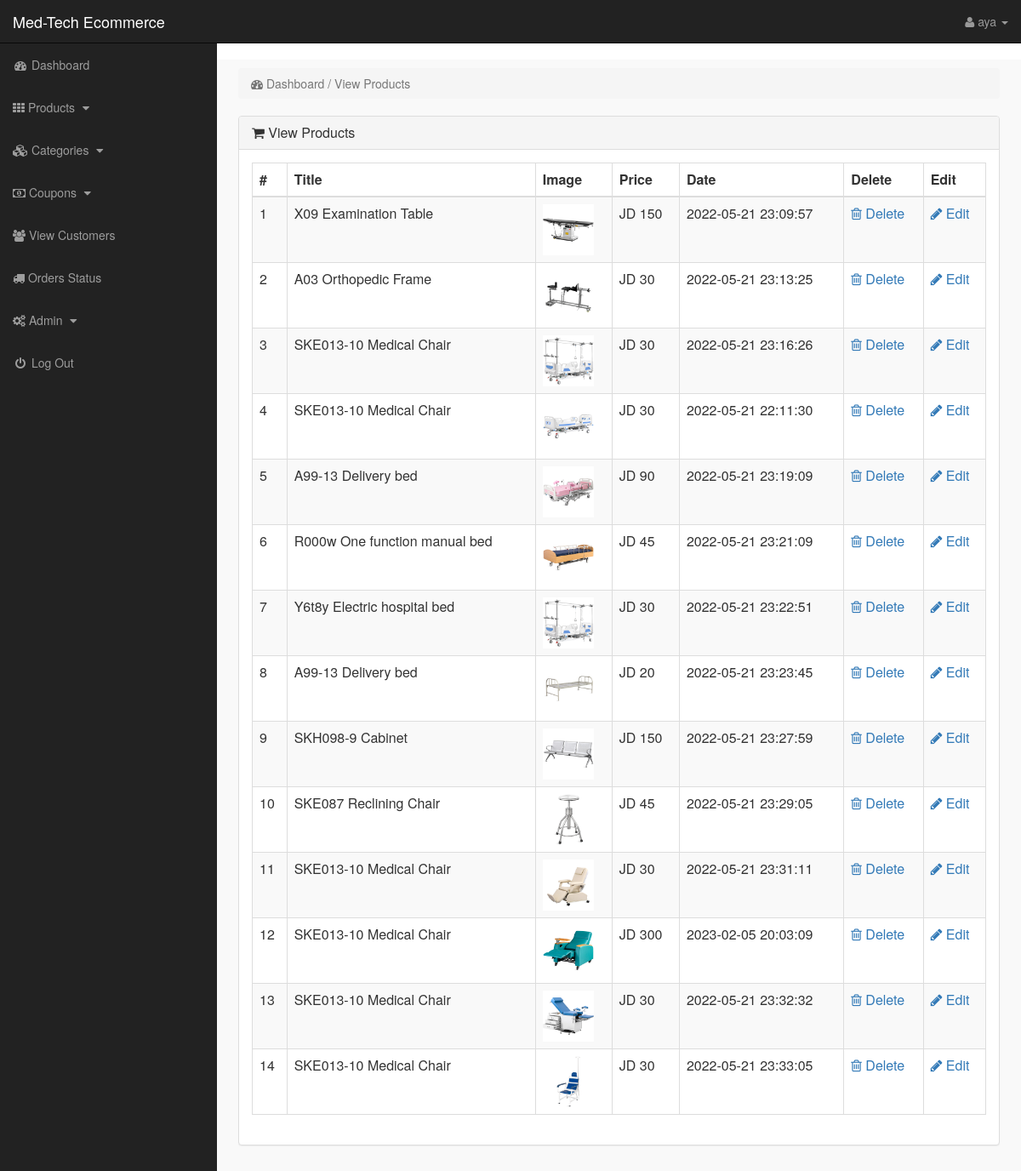
Page /admin/index.php?view_products (signed in) on the committed database.
### tables this page shows
CREATE TABLE `products` (
  `product_id` int(10) NOT NULL,
  `cat_id` int(10) NOT NULL,
  `date` timestamp NOT NULL DEFAULT current_timestamp() ON UPDATE current_timestamp(),
  `product_title` text NOT NULL,
  `product_img1` text NOT NULL,
  `product_img2` text NOT NULL,
  `product_img3` text NOT NULL,
  `product_price` int(10) NOT NULL,
  `product_psp_price` int(100) NOT NULL,
  `product_desc` text NOT NULL,
  `status` varchar(255) NOT NULL,
  `cartID` int(11) NOT NULL
);

### admin/view_products.php (the view, shortened to what this page needs)
<?php
if(!isset($_SESSION['admin_email'])){
echo "<script>window.open('login.php','_self')</script>";
}
else {
?>
<div class="row">
<div class="col-lg-12" >
<ol class="breadcrumb" >
<li class="active" >
<i class="fa fa-dashboard"></i> Dashboard / View Products
</li>
</ol>
</div>
</div>
<div class="row" >
<div class="col-lg-12" >
<div class="panel panel-default" >
<div class="panel-heading" >
<h3 class="panel-title" >
<i class="fa fa-shopping-cart" ></i> View Products
</h3>
</div>
<div class="panel-body" >
<div class="table-responsive" >
<table class="table table-bordered table-hover table-striped" >
<thead>
<tr>
<th>#</th>
<th>Title</th>
<th>Image</th>
<th>Price</th>
<th>Date</th>
<th>Delete</th>
<th>Edit</th>
</tr>
</thead>
<tbody>
<?php
$i = 0;
$get_pro = "SELECT * from products where status='product'";
$run_pro = mysqli_query($con,$get_pro);
while($row_pro=mysqli_fetch_array($run_pro)){
$pro_id = $row_pro['product_id'];
$pro_title = $row_pro['product_title'];
$pro_image = $row_pro['product_img1'];
$pro_price = $row_pro['product_price'];
$pro_date = $row_pro['date'];
$i++;
?>
<tr>
<td><?php echo $i; ?></td>
<td><?php echo $pro_title; ?></td>
<td><img src="product_images/<?php echo $pro_image; ?>" width="60" height="60"></td>
<td>JD <?php echo $pro_price; ?></td>
<td><?php echo $pro_date; ?></td>
<td>
<a href="index.php?delete_product=<?php echo $pro_id; ?>">
<i class="fa fa-trash-o"> </i> Delete
</a>
</td>
<td>
<a href="index.php?edit_product=<?php echo $pro_id; ?>">
<i class="fa fa-pencil"> </i> Edit
</a>
</td>
</tr>
<?php } ?>
</tbody>
</table>
</div>
</div>
</div>
</div>
</div>
<?php } ?>

### admin/includes/sidebar.php (shortened to what this page needs)
<?php
if(!isset($_SESSION['admin_email'])){
echo "<script>window.open('login.php','_self')</script>";
}
else {
?>
<nav class="navbar navbar-inverse navbar-fixed-top" >
<div class="navbar-header" >
<a class="navbar-brand" href="index.php?dashboard" >Med-Tech Ecommerce</a>
</div>
<ul class="nav navbar-right top-nav" >
<li class="dropdown" >
<a href="#" class="dropdown-toggle" data-toggle="dropdown" >
<i class="fa fa-user" ></i>
<?php echo $admin_name; ?> <b class="caret" ></b>
</a>
</li>
</ul>
<div class="collapse navbar-collapse navbar-ex1-collapse">
<ul class="nav navbar-nav side-nav">
<li>
<a href="index.php?dashboard">
<i class="fa fa-fw fa-dashboard"></i> Dashboard
</a>
</li>
<li>
<a href="#" data-toggle="collapse" data-target="#products">
<i class="fa fa-th"></i> Products
<i class="fa fa-fw fa-caret-down"></i>
</a>
</li>
<li>
<a href="#" data-toggle="collapse" data-target="#cat">
<i class="fa fa-cubes"></i> Categories
<i class="fa fa-fw fa-caret-down"></i>
</a>
</li>
<li>
<a href="#" data-toggle="collapse" data-target="#coupons">
<i class="fa fa-money"></i> Coupons
<i class="fa fa-fw fa-caret-down"></i>
</a>
</li>
<li>
<a href="index.php?view_customers">
<i class="fa fa-users"></i> View Customers
</a>
</li>
<li>
<a href="index.php?order_status">
<i class="fa fa-truck"></i> Orders Status
</a>
</li>
<li >
<a href="#" data-toggle="collapse" data-target="#users">
<i class="fa fa-cogs"></i> Admin
<i class="fa fa-fw fa-caret-down"></i>
</a>
</li>
<li>
<a href="logout.php">
<i class="fa fa-fw fa-power-off"></i> Log Out
</a>
</li>
</ul>
</div>
</nav>
<?php }
 ?>

### admin/css/style.css (style rules this page uses)
body { margin-top:100px; }
@media (min-width: 768px) { body { margin-top:50px; } }
.top-nav { padding:0 15px; }
.top-nav>li { display:inline-block; float:left; }
.top-nav>li>a { padding-top:15px; padding-bottom:15px; line-height:20px; color:#999; }
@media (min-width: 768px) { .side-nav { position:fixed; top:51px; width:255px; border-radius:0; overflow-y:auto; background-color: #222; bottom:0; overflow-x:hidden; padding-bottom:40px; } }
@media (min-width: 768px) { .side-nav>li>a { width:255px; } }
.panel-body { border-radius:5px; }

### rows in the picture
products: product_title "X09 Examination Table", product_img1 (picture), product_price "150", date "2022-05-21 23:09:57"
products: product_title "A03 Orthopedic Frame", product_img1 (picture), product_price "30", date "2022-05-21 23:13:25"
products: product_title "SKE013-10 Medical Chair", product_img1 (picture), product_price "30", date "2022-05-21 23:16:26"
products: product_title "SKE013-10 Medical Chair", product_img1 (picture), product_price "30", date "2022-05-21 22:11:30"
products: product_title "A99-13 Delivery bed", product_img1 (picture), product_price "90", date "2022-05-21 23:19:09"
products: product_title "R000w One function manual bed", product_img1 (picture), product_price "45", date "2022-05-21 23:21:09"
products: product_title "Y6t8y Electric hospital bed", product_img1 (picture), product_price "30", date "2022-05-21 23:22:51"
products: product_title "A99-13 Delivery bed", product_img1 (picture), product_price "20", date "2022-05-21 23:23:45"
products: product_title "SKH098-9 Cabinet", product_img1 (picture), product_price "150", date "2022-05-21 23:27:59"
products: product_title "SKE087 Reclining Chair", product_img1 (picture), product_price "45", date "2022-05-21 23:29:05"
products: product_title "SKE013-10 Medical Chair", product_img1 (picture), product_price "30", date "2022-05-21 23:31:11"
products: product_title "SKE013-10 Medical Chair", product_img1 (picture), product_price "300", date "2023-02-05 20:03:09"
products: product_title "SKE013-10 Medical Chair", product_img1 (picture), product_price "30", date "2022-05-21 23:32:32"
products: product_title "SKE013-10 Medical Chair", product_img1 (picture), product_price "30", date "2022-05-21 23:33:05"

### other values in the picture
$admin_name "aya"
